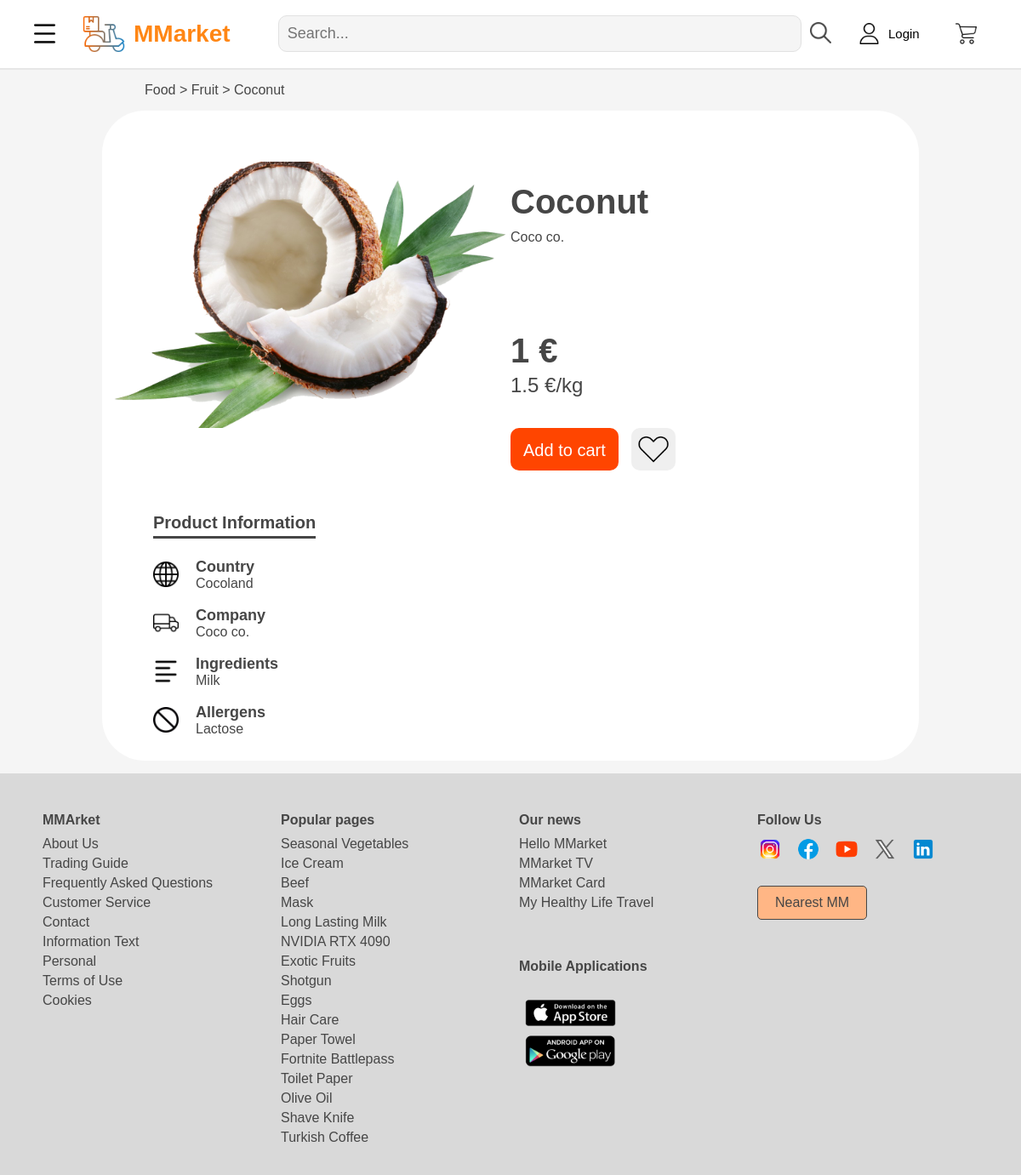
/item.php?id=3, run on the app's committed database.
### tables this page shows
CREATE TABLE `items` (
  `itemid` int NOT NULL,
  `item_name` varchar(50) DEFAULT NULL,
  `img` varchar(50) DEFAULT NULL,
  `price` float DEFAULT NULL,
  `price_kilo` float DEFAULT NULL,
  `item_type` varchar(50) DEFAULT NULL,
  `country` varchar(50) DEFAULT NULL,
  `company` varchar(50) DEFAULT NULL,
  `ingred` varchar(50) DEFAULT NULL,
  `allergies` varchar(50) DEFAULT NULL,
  `isDiscount` tinyint(1) NOT NULL DEFAULT '0',
  `discount_percentage` float DEFAULT NULL
);

### src/item.php (the view, shortened to what this page needs)
<?php
require 'test/db.php';
$item_id = $_GET["id"];
$sql = "SELECT * FROM items WHERE itemid='$item_id'";
$result = $conn->query($sql);
if ($result->num_rows > 0) {
    while ($row = $result->fetch_assoc()) {
        $item_name = $row['item_name'];
        $type = $row['item_type'];
        $item_company = $row['company'];
        $item_image = $row['img'];
        $item_price = $row['price'];
        $item_price_per_kg = $row['price_kilo'];
        $item_country = $row['country'];
        $ingred = $row['ingred'];
        $allerg = $row['allergies'];
        $item_favorite = false;
    }
}
include("header.php");
?>
<main id="item-display">
    <span id="item-category"><a href="#">Food</a> > <?php echo "<a href='search.php?query=$type'>" . ucfirst($type) . "</a>"; ?> > <a
            href=""><?php echo ucfirst($item_name); ?></a></span>
    <article id="display-div">
        <section id="item-top">
            <div id="item-image">
                <img src=<?php echo "$item_image alt=$item_name"; ?>>
            </div>
            <div id="item-name">
                <h1><?php echo $item_name; ?></h1>
                <span id="item-provider"><?php echo $item_company; ?> </span>
            </div>
            <div id="item-price">
                <p id="price-of-one"><?php echo "$item_price €"; ?></p>
                <p id="price-of-kilo"><?php echo "$item_price_per_kg €"; ?>/kg</p>
            </div>
            <div id="item-buttons">
                <button id="item-add-to-cart">
                    <a href="add_to_cart.php?id=<?php echo $item_id; ?>&quantity=1">Add to cart</a>
                </button>
                <form action="<?php echo $item_favorite ? 'remove_fav.php' : 'add_to_fav.php'; ?>" method="GET">
                    <button type="submit" id="item-add-to-fav">
                        <img src=<?php echo $item_favorite ? "img/full_heart.png" : "img/heart.png"; ?>>
                    </button>
                </form>
            </div>
        </section>
        <section id="item-info">
            <span id="info-title">Product Information</span>
            <section id="item-info-div">
                <div class="info-div">
                    <img src="img/company.png" alt="">
                    <div>
                        <span>Country</span> <br>
                        <span><?php echo $item_country; ?></span>
                    </div>
                </div>
                <div class="info-div">
                    <img src="img/origin.png" alt="">
                    <div>
                        <span>Company</span> <br>
                        <span><?php echo $item_company; ?></span>
                    </div>
                </div>
                <div class="info-div">
                    <img src="img/contains.png" alt="">
                    <div>
                        <span>Ingredients</span> <br>
                        <span><?php echo $ingred; ?></span>
                    </div>
                </div>
                <div class="info-div">
                    <img src="img/allergens.png" alt="">
                    <div>
                        <span>Allergens</span> <br>
                        <span><?php echo $allerg ?></span>
                    </div>
                </div>
            </section>
        </section>
    </article>
</main>
<?php
include("footer.php");
?>

### src/css/styles.css (style rules this page uses)
body { margin: 0px; color: rgb(70, 70, 70); background-color: rgb(245, 245, 245); font-family:'Franklin Gothic Medium', 'Arial Narrow', Arial, sans-serif; }

### src/css/item.css (style rules this page uses)
#item-display { width: 80%; max-width: 1500px; margin: 15px auto; }
#item-category { margin-left: 50px; }
#item-display a { color: rgb(70, 70, 70); text-decoration: none; }
#display-div { background-color: white; margin-top: 15px; border-radius: 50px; padding: 10px; }
#item-image { height: 400px; display: flex; align-items: center; justify-content: center; }
#item-top { display: grid; grid-template-columns: 50% 50%; margin-bottom: 50px; }
#item-image img { width: 100%; max-width: 500px; max-height: 500px; }
#item-image { grid-row: 1 / 3; grid-column: 1; width: 100%; height: auto; margin-top: 50px; }
#item-name, #item-price, #item-buttons { grid-column: 2; width: 100%; }
#item-name h1 { font-size: 40px; font-weight: 600; margin-top: 75px; margin-bottom: 10px; }
#item-price { margin-top: 50px; font-weight: 600; font-size: 40px; }
#price-of-one { margin-bottom: -20px; }
#price-of-kilo { font-size: 24px; font-weight: 200; }
#item-buttons { display: flex; height: 50px; align-items: center; }
#item-buttons button a { text-decoration: none; color: white; }
#item-buttons button { height: 100%; border-radius: 10px; border: 0; cursor: pointer; }
#item-buttons form { height: 100%; }
#item-add-to-fav { display: flex; justify-content: center; align-items: center; }
#item-add-to-cart { font-size: 20px; margin-right: 15px; padding: 15px; background-color: orangered; color: white; }
#item-buttons img { height: 40px; }
#item-info { margin-left: 50px; }
#info-title { font-weight: 600; font-size: 20px; border-bottom: 3px solid rgb(70, 70, 70); padding-bottom: 5px; }
#item-info-div { margin-top: 30px; }
.info-div { display: flex; align-items: center; margin-bottom: 18px; }
.info-div div span:first-child { font-weight: 600; font-size: large; }
#item-info-div img { height: 30px; margin-right: 20px; }

### data on the page
items: item_type "Fruit", item_name "Coconut", img (picture), company "Coco co.", price "1", price_kilo "1.5", country "Cocoland", ingred "Milk", allergies "Lactose"
